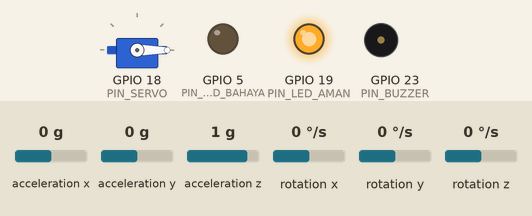
This sketch was run on a simulated ESP32. Shown: servo, output pins drawn as LEDs (lit = HIGH), buzzer (waves = sounding, pin HIGH). Inputs (shaded band) come from the test bench; at power-on: acceleration x 0 g, acceleration y 0 g, acceleration z 1 g, rotation x 0 °/s, rotation y 0 °/s, rotation z 0 °/s. WiFi joins after 1.5 s; servers stay silent unless stated; I2S audio is not simulated (input reads silence); uploads are accepted with an empty reply; what the sketch prints to the serial monitor is not drawn.

Above: at 10.2 s.
10.3 s: acceleration x set to -0.5 g
12.2 s: acceleration x set to -0.8 g
At 15.8 s:
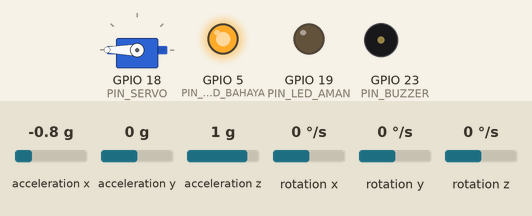
16.2 s: acceleration x set to 0 g
At 17.1 s:
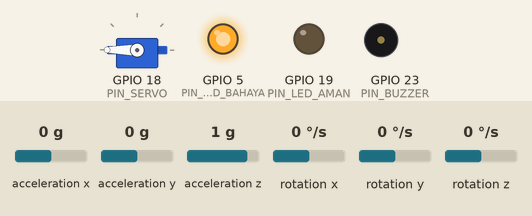
17.7 s: acceleration x set to -1.4 g
At 19.0 s:
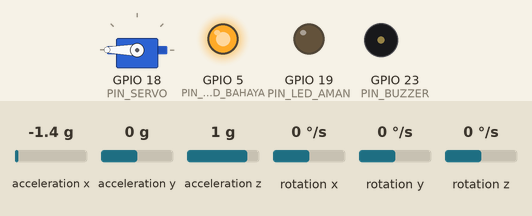
Timing chart, 0 to 22.7 s (numbered marks = the images above; inputs shaded):
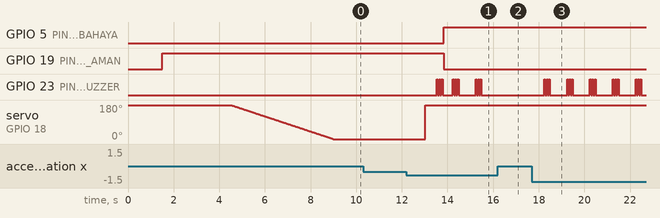

The sketch:

uap1.ino
```cpp
#include <WiFi.h>
#include <HTTPClient.h>
#include <Wire.h>
#include <MPU6050_tockn.h>
#include <ESP32Servo.h>
#include <driver/i2s.h>

// --- KONFIGURASI NETWORK ---
const char* ssid = "Firman";
const char* password = "22442244";
String baseUrl = "http://10.75.82.74/ControlUAP/api.php";

// --- PIN MAPPING ---
#define PIN_SERVO       18
#define PIN_BUZZER      23
#define PIN_LED_AMAN    19
#define PIN_LED_BAHAYA  5
#define I2S_WS          15
#define I2S_SD          2
#define I2S_SCK         4
#define I2S_PORT        I2S_NUM_0

MPU6050 mpu6050(Wire);
Servo bunkerDoor;

// --- SETTING THRESHOLD (SENSITIVITAS) ---
float BATAS_GEMPA = 0.2;
int32_t BATAS_SUARA = 20000;

// --- VARIABEL KONTROL ---
String controlMode = "AUTO";
String manualCommand = "OPEN";
unsigned long lastTime = 0;
unsigned long timerDelay = 1000;

// Variabel untuk melacak posisi servo saat ini (0 = Buka, 180 = Tutup)
int currentServoPos = 0;

// --- PROTOTYPES ---
void gerakServoPelan(int startPos, int targetPos, int speedDelay);
void gerakServo(int target);
void syncWithServer(String statusPintu, float gempa, int suara, String pesan);
void setupI2S();
int32_t getSoundVolume();
void bunyikanAlarm();

void setup() {
  Serial.begin(115200);

  // 1. Connect WiFi
  WiFi.begin(ssid, password);
  Serial.print("Connecting");
  while(WiFi.status() != WL_CONNECTED) { delay(500); Serial.print("."); }
  Serial.println(" Connected!");

  // 2. Init Pin
  pinMode(PIN_BUZZER, OUTPUT);
  pinMode(PIN_LED_AMAN, OUTPUT);
  pinMode(PIN_LED_BAHAYA, OUTPUT);
  digitalWrite(PIN_BUZZER, LOW);
  digitalWrite(PIN_LED_AMAN, HIGH);
  digitalWrite(PIN_LED_BAHAYA, LOW);

  // 3. Init Sensor
  Wire.begin(); Wire.setClock(100000);
  mpu6050.begin(); mpu6050.calcGyroOffsets(true);
  setupI2S();

  // 4. Init Servo (SLOW START)
  Serial.println("System Start: Opening Door Slowly...");
  // Panggil fungsi gerak pelan (fungsi ini sudah handle attach/detach sendiri)
  gerakServoPelan(180, 0, 25);
  currentServoPos = 0; // Set posisi awal terbuka
}

void loop() {
  if ((millis() - lastTime) > timerDelay) {
    lastTime = millis();

    // A. BACA SENSOR
    mpu6050.update();
    float totalVector = sqrt(pow(mpu6050.getAccX(),2) + pow(mpu6050.getAccY(),2) + pow(mpu6050.getAccZ(),2));
    float guncangan = abs(totalVector - 1.0);
    int32_t suara = getSoundVolume();

    // Status Pintu berdasarkan perintah terakhir
    String statusPintu = (manualCommand == "CLOSE") ? "TERKUNCI" : "TERBUKA";
    String pesanSistem = "Aman";

    // B. LOGIKA KONTROL
    if (controlMode == "MANUAL") {
      // --- MODE MANUAL ---
      pesanSistem = "KONTROL MANUAL";

      if (manualCommand == "CLOSE") {
         // Tutup Cepat (Hanya jika belum tertutup)
         if (currentServoPos != 180) {
             gerakServo(180);
             currentServoPos = 180;
         }
         digitalWrite(PIN_LED_BAHAYA, HIGH); digitalWrite(PIN_LED_AMAN, LOW);
         statusPintu = "TERKUNCI";
      } else {
         // Buka Pelan (Hanya jika belum terbuka)
         if (currentServoPos != 0) {
             // Gerak dari 180 (Tutup) ke 0 (Buka) dengan delay 25ms
             gerakServoPelan(180, 0, 25);
             currentServoPos = 0;
         }
         digitalWrite(PIN_LED_BAHAYA, LOW); digitalWrite(PIN_LED_AMAN, HIGH);
         statusPintu = "TERBUKA";
      }
    }
    else {
      // --- MODE AUTO ---
      bool bahaya = (guncangan > BATAS_GEMPA) || (suara > BATAS_SUARA);

      if (bahaya) {
        pesanSistem = "BAHAYA AUTO DETECT!";

        // Tutup Cepat saat bahaya (jika belum tertutup)
        if (currentServoPos != 180) {
            gerakServo(180);
            currentServoPos = 180;
        }

        bunyikanAlarm();
        digitalWrite(PIN_LED_BAHAYA, HIGH); digitalWrite(PIN_LED_AMAN, LOW);
        statusPintu = "TERKUNCI";
        manualCommand = "CLOSE"; // Sinkronkan status manual command
      } else {
        pesanSistem = "AUTO - MONITORING";
      }
    }

    // C. KOMUNIKASI SERVER
    syncWithServer(statusPintu, guncangan, suara, pesanSistem);
  }
}

// --- FUNGSI PENDUKUNG ---

// Fungsi Gerak Pelan (Sekarang otomatis Attach/Detach)
void gerakServoPelan(int startPos, int targetPos, int speedDelay) {
  bunkerDoor.attach(PIN_SERVO); // Pasang Servo

  if (startPos < targetPos) {
    for (int pos = startPos; pos <= targetPos; pos++) {
      bunkerDoor.write(pos); delay(speedDelay);
    }
  } else {
    for (int pos = startPos; pos >= targetPos; pos--) {
      bunkerDoor.write(pos); delay(speedDelay);
    }
  }

  bunkerDoor.detach(); // Lepas Servo biar hemat daya & tidak getar
}

// Fungsi Gerak Cepat
void gerakServo(int target) {
  bunkerDoor.attach(PIN_SERVO);
  bunkerDoor.write(target);
  delay(500);
  bunkerDoor.detach();
}

void bunyikanAlarm() {
  for(int i=0; i<3; i++) { digitalWrite(PIN_BUZZER, HIGH); delay(50); digitalWrite(PIN_BUZZER, LOW); delay(50); }
}

void syncWithServer(String statusPintu, float gempa, int suara, String pesan) {
  if(WiFi.status() == WL_CONNECTED){
    HTTPClient http;

    // 1. KIRIM DATA
    http.begin(baseUrl);
    http.addHeader("Content-Type", "application/x-www-form-urlencoded");
    String postData = "device_id=ESP1&pintu=" + statusPintu + "&gempa=" + String(gempa) + "&suara=" + String(suara) + "&pesan=" + pesan;
    http.POST(postData);
    http.end();

    // 2. AMBIL PERINTAH (ESP1_MODE|ESP1_SERVO|...)
    String getUrl = baseUrl + "?read_controls=1&format=esp";
    http.begin(getUrl);
    int httpCode = http.GET();
    if (httpCode == 200) {
      String payload = http.getString();
      int p1 = payload.indexOf('|');
      int p2 = payload.indexOf('|', p1 + 1);

      if(p1 > 0) {
        controlMode = payload.substring(0, p1);
        if(controlMode == "MANUAL") {
            manualCommand = payload.substring(p1 + 1, p2);
        }
      }
    }
    http.end();
  }
}

void setupI2S() {
  const i2s_config_t i2s_config = { .mode = (i2s_mode_t)(I2S_MODE_MASTER | I2S_MODE_RX), .sample_rate = 44100, .bits_per_sample = I2S_BITS_PER_SAMPLE_32BIT, .channel_format = I2S_CHANNEL_FMT_ONLY_LEFT, .communication_format = i2s_comm_format_t(I2S_COMM_FORMAT_I2S | I2S_COMM_FORMAT_I2S_MSB), .intr_alloc_flags = ESP_INTR_FLAG_LEVEL1, .dma_buf_count = 8, .dma_buf_len = 64, .use_apll = false };
  const i2s_pin_config_t pin_config = { .bck_io_num = I2S_SCK, .ws_io_num = I2S_WS, .data_out_num = -1, .data_in_num = I2S_SD };
  i2s_driver_install(I2S_PORT, &i2s_config, 0, NULL); i2s_set_pin(I2S_PORT, &pin_config);
}

int32_t getSoundVolume() {
  int32_t sampleBuffer[64]; size_t bytesRead = 0;
  i2s_read(I2S_PORT, &sampleBuffer, sizeof(sampleBuffer), &bytesRead, 100);
  int64_t sum = 0; if (bytesRead > 0) { for (int i = 0; i < bytesRead / 4; i++) { sum += abs(sampleBuffer[i] >> 14); } return (int32_t)(sum / (bytesRead / 4)); } return 0;
}
```

Measured:
- the behaviour switches between -0.6 and -0.7 g on acceleration x (found by bisection; images 0 and 1)
- after the input at 10.3 s, every drawn part: stays the same
- after the input at 12.2 s, GPIO 5 (PIN_LED_BAHAYA): LOW → HIGH after 1.6 s; GPIO 19 (PIN_LED_AMAN): HIGH → LOW after 1.6 s; servo on GPIO 18 (PIN_SERVO): 0° → 180° after 0.83 s
- after the input at 16.2 s, GPIO 23 (PIN_BUZZER): stops changing and stays LOW
- after the input at 17.7 s, GPIO 23 (PIN_BUZZER): LOW → HIGH after 0.54 s, then repeats every 1.0 s: 2 × (LOW 0.05 s, HIGH 0.05 s), LOW 0.75 s, HIGH 0.05 s
